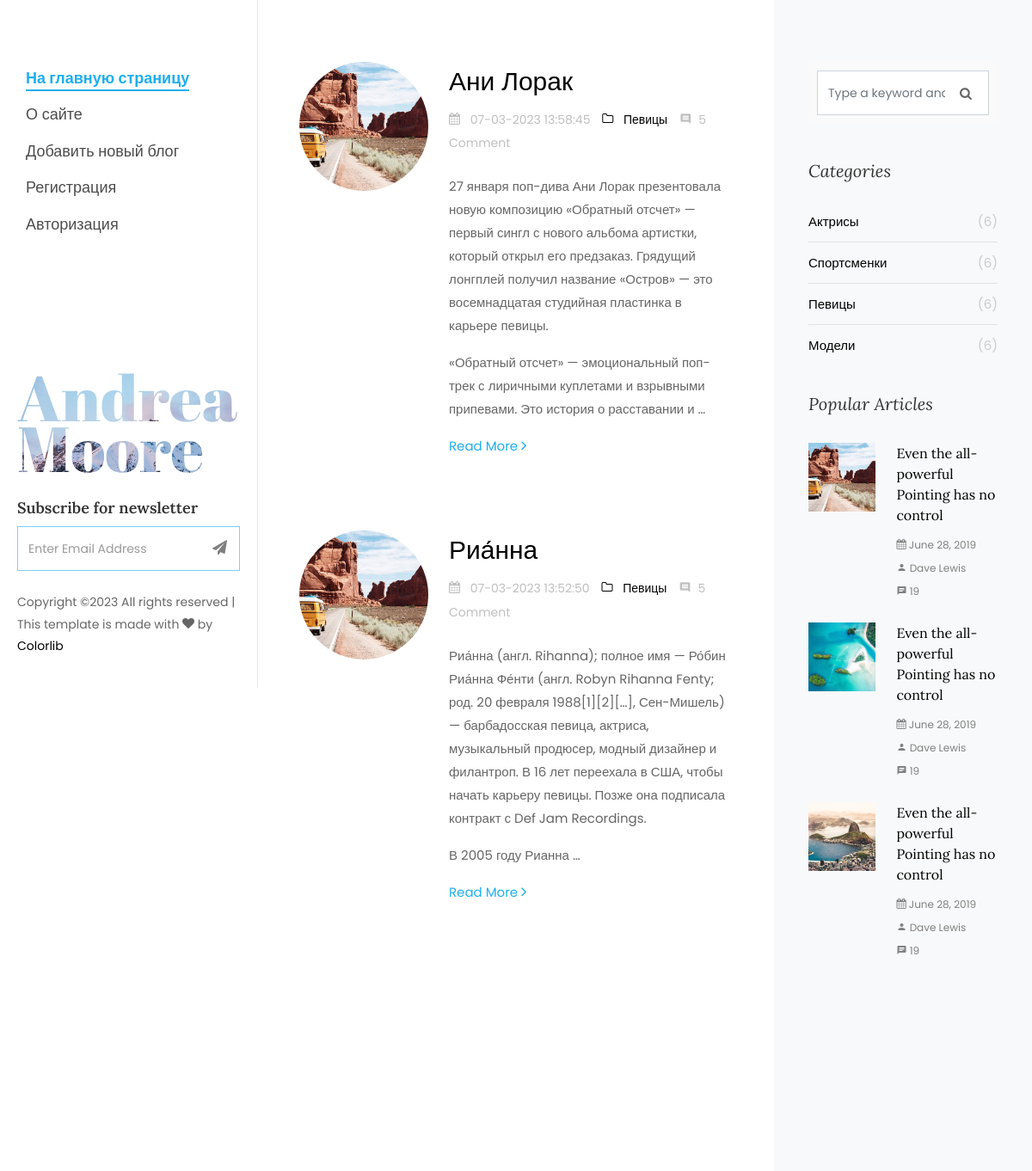
The app's page / (upper part), older data.
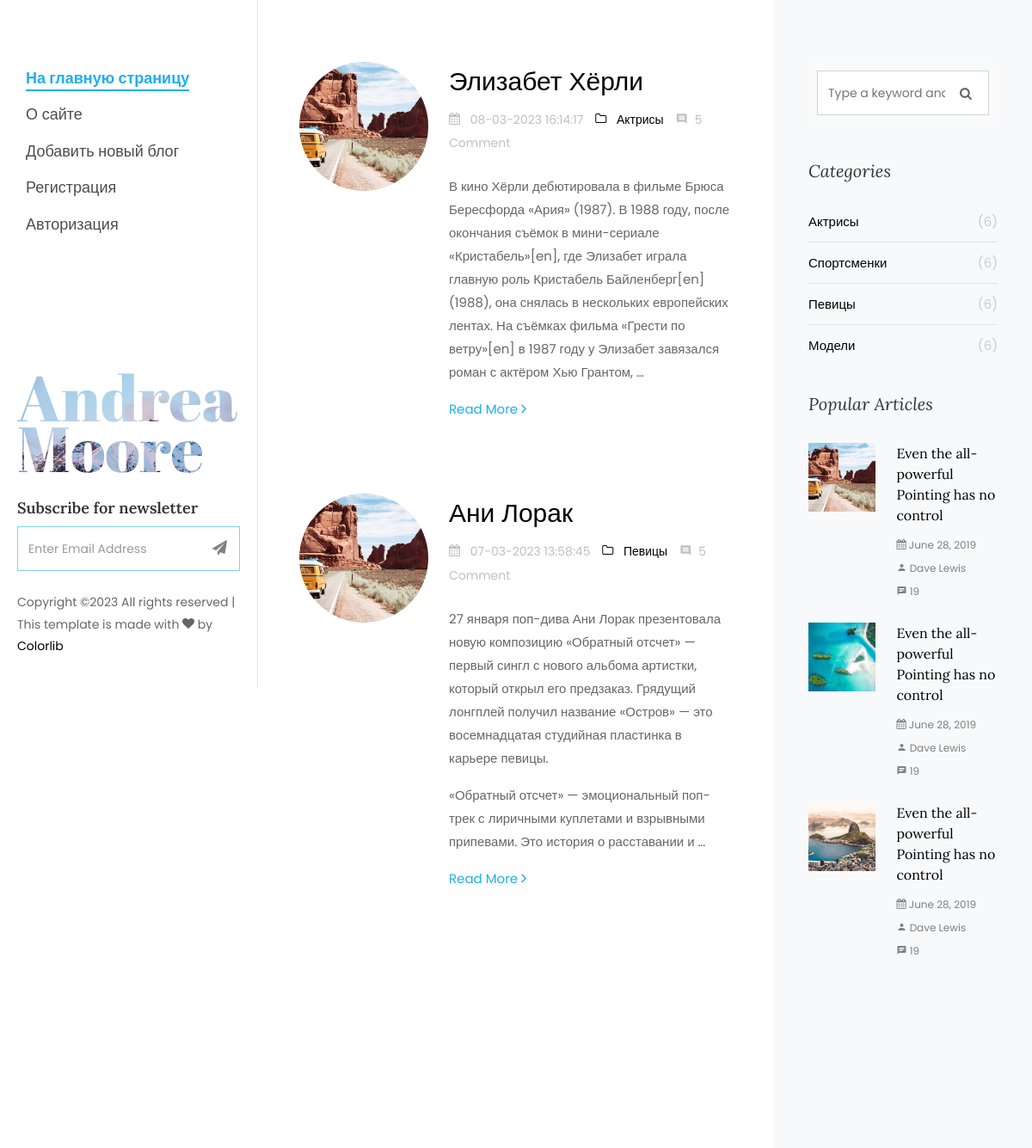
The same page, newer data.
### women/models.py (models this page shows, shortened)
class Women(models.Model):
    objects = None
    title = models.CharField(max_length=255, verbose_name='Заголовок')
    content = models.TextField(blank=True)
    photo = models.ImageField(upload_to="photos/%Y/%m/%d/")
    time_create = models.DateTimeField(auto_now_add=True)
    slug = models.SlugField(max_length=250, unique= True, db_index= True, verbose_name= "URL")
    time_update = models.DateTimeField(auto_now=True)
    is_published = models.BooleanField(default=True)
    cat = models.ForeignKey('Category', on_delete=models.PROTECT, )
    class Meta:
        verbose_name_plural = 'Известные женщины'
        ordering = ('cat', 'title')

class Category(models.Model):
    name = models.CharField(max_length=100, db_index=True)
    slug = models.SlugField(max_length=250, unique=True, db_index=True, verbose_name='URL')
    class Meta:
        verbose_name_plural = 'Категории'

### women/views.py (the view)
# urls.py: urlpatterns = [path('', WomenHome.as_view(), name='home'),
class WomenHome(DataMixin, ListView):
    model = Women
    template_name = 'women/index.html'
    context_object_name = 'post'
    def get_context_data(self, *, object_list=None, **kwargs):
        context = super().get_context_data(**kwargs)
        context['last_act'] = Women.objects.filter(cat__pk=1).order_by("-id")[0:5]
        context['last_sport'] = Women.objects.filter(cat__pk=2).order_by("-id")[0:5]
        context['last_sing'] = Women.objects.filter(cat__pk=3).order_by("-id")[0:5]
        context['last_mode'] = Women.objects.filter(cat__pk=3).order_by("-id")[0:5]
        context['last_all'] = Women.objects.filter().order_by("-id")[0:5]
        context['cats'] = Category.objects.all()
        return context

### women/templates/women/index.html (shortened to what the changed rows need)
{% load static %}
<!DOCTYPE html>
<html lang="en">
  <head>
    <link rel="stylesheet" href="{% static 'css/open-iconic-bootstrap.min.css' %}">
    <link rel="stylesheet" href="{% static 'css/animate.css' %}">
    <link rel="stylesheet" href="{% static 'css/owl.carousel.min.css' %}">
    <link rel="stylesheet" href="{% static 'css/owl.theme.default.min.css' %}">
    <link rel="stylesheet" href="{% static 'css/magnific-popup.css' %}">
    <link rel="stylesheet" href="{% static 'css/aos.css' %}">
    <link rel="stylesheet" href="{% static 'css/ionicons.min.css' %}">
    <link rel="stylesheet" href="{% static 'css/bootstrap-datepicker.css' %}">
    <link rel="stylesheet" href="{% static 'css/jquery.timepicker.css' %}">
    <link rel="stylesheet" href="{%  static 'css/flaticon.css' %}">
    <link rel="stylesheet" href="{% static 'css/icomoon.css' %}">
    <link rel="stylesheet" href="{% static 'css/style.css' %}">
  </head>
  <body>
	{% include 'women/side-header.html' %}
		<div id="colorlib-main">
			<section class="ftco-section ftco-no-pt ftco-no-pb">
	    	<div class="container">
	    		<div class="row d-flex">
	    			<div class="col-xl-8 py-5 px-md-5">
						{% for p in last_all %}
	    				<div class="row pt-md-4">
			    			<div class="col-md-12">
									<div class="blog-entry ftco-animate d-md-flex">
										<a href="" class="img img-2"
										   style="background-image: url('../static/images/image_1.jpg');"></a>
										<div class="text text-2 pl-md-4">
				              <h3 class="mb-2"><a href="{% url 'post' p.slug %}"> {{ p.title }} </a></h3>
				              <div class="meta-wrap">
												<p class="meta">
				              		<span><i class="icon-calendar mr-2"></i> {{p.time_update|date:'d-m-Y H:i:s' }} </span>
				              		<span><a href="{% url 'category' p.cat.slug %} "><i class="icon-folder-o mr-2"></i> {{ p.cat.name }}</a></span>
				              		<span><i class="icon-comment2 mr-2"></i>5 Comment</span>
				              	</p>
			              	</div>
				              <p class="mb-4"> {{ p.content | linebreaks | truncatewords:50 }}</p>
				              <p><a href=" {% url 'post' p.slug %} " class="btn-custom">Read More <span class="ion-ios-arrow-forward"></span></a></p>
				            </div>
									</div>
								</div>
			    		</div>
						{% endfor %}
			    	</div>
	    			<div class="col-xl-4 sidebar ftco-animate bg-light pt-5">
	            <div class="sidebar-box ftco-animate">
	              <ul class="categories">
					{% for cat in cats %}
	                <li><a href=" {% url 'category' cat.slug %}"> {{ cat.name }}	 <span>(6)</span></a></li>
					  {% endfor %}
	              </ul>
	            </div>
	          </div>
	    		</div>
	    	</div>
	    </section>
		</div>
	</div>
  </body>
</html>

Row changes from the older to the newer data that the page shows:
no longer on this page (row unchanged): Women: title "Риа́нна", time_update "07-03-2023 13:52:50", cat.name "Певицы", content "Риа́нна (англ. Rihanna); полное имя — Ро́бин Риа́нна Фе́нти (англ. Robyn Rihanna Fenty; род. 20 февраля 1988[1][2][…], Сен-Мишель) — барбадосская певица, актриса, музыкальный продюсер, модный дизайнер и филантроп. В 16 лет переехала в США, чтобы начать карьеру певицы. Позже она подписала контракт с Def Jam Recordings. В 2005 году Рианна …"
added Women: title "Элизабет Хёрли", time_update "08-03-2023 16:14:17", cat.name "Актрисы", content "В кино Хёрли дебютировала в фильме Брюса Бересфорда «Ария» (1987). В 1988 году, после окончания съёмок в мини-сериале «Кристабель»[en], где Элизабет играла главную роль Кристабель Байленберг[en] (1988), она снялась в нескольких европейских лентах. На съёмках фильма «Грести по ветру»[en] в 1987 году у Элизабет завязался роман с актёром Хью Грантом, …"
